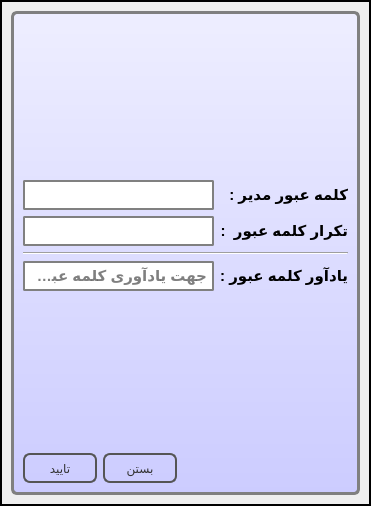
<?xml version="1.0" encoding="UTF-8"?>
<ui version="4.0">
 <class>LoginDialog</class>
 <widget class="QDialog" name="LoginDialog">
  <property name="geometry">
   <rect>
    <x>0</x>
    <y>0</y>
    <width>371</width>
    <height>506</height>
   </rect>
  </property>
  <property name="font">
   <font>
    <family>Tahoma</family>
   </font>
  </property>
  <property name="windowTitle">
   <string>ورود</string>
  </property>
  <property name="windowIcon">
   <iconset>
    <normaloff>:/icon/pic/dpm_app_icon.png</normaloff>:/icon/pic/dpm_app_icon.png</iconset>
  </property>
  <property name="layoutDirection">
   <enum>Qt::RightToLeft</enum>
  </property>
  <layout class="QGridLayout" name="gridLayout_3">
   <property name="leftMargin">
    <number>0</number>
   </property>
   <property name="topMargin">
    <number>0</number>
   </property>
   <property name="rightMargin">
    <number>0</number>
   </property>
   <property name="bottomMargin">
    <number>0</number>
   </property>
   <item row="0" column="0">
    <widget class="QFrame" name="frameBorder">
     <property name="styleSheet">
      <string notr="true">#frameBorder {
	border: 2px solid black;
}</string>
     </property>
     <property name="frameShape">
      <enum>QFrame::StyledPanel</enum>
     </property>
     <property name="frameShadow">
      <enum>QFrame::Raised</enum>
     </property>
     <layout class="QGridLayout" name="gridLayout_8">
      <item row="0" column="0">
       <widget class="QStackedWidget" name="stackedWidgetMain">
        <property name="styleSheet">
         <string notr="true">/* ------------------------------------- */
#frameLogin, #frameChangePass{
border: 3px solid gray;
border-radius: 6px;
background: QLinearGradient(x1: 0, y1: 0, x2: 0, y2: 1, stop: 0 #eef, stop: 1 #ccf);
}
/* ------------------------------------- */
QLabel {
font-weight: bold;
font-size: 15px;
}
/* ------------------------------------- */
QLineEdit, QComboBox {
padding: 3px;
border-style: solid;
border: 2px solid gray;
border-radius: 2px;
font-weight: bold;
font-size: 15px;
}
/* ------------------------------------- */
#cmbUsername{

}
/* ------------------------------------- */
QPushButton{
color: #333;
border: 2px solid #555;
border-radius: 7px;
padding: 5px;
background: qradialgradient(cx: 0.3, cy: -0.4,
fx: 0.3, fy: -0.4,
radius: 1.35, stop: 0 #fff, stop: 1 #888);
min-width: 60px;
}

QPushButton:hover {
background: qradialgradient(cx: 0.3, cy: -0.4,
fx: 0.3, fy: -0.4,
radius: 1.35, stop: 0 #fff, stop: 1 #bbb);
}

QPushButton:pressed {
background: qradialgradient(cx: 0.4, cy: -0.1,
fx: 0.4, fy: -0.1,
radius: 1.35, stop: 0 #fff, stop: 1 #ddd);
}
/* ------------------------------------- */

</string>
        </property>
        <property name="currentIndex">
         <number>1</number>
        </property>
        <widget class="QWidget" name="pageLogin">
         <layout class="QGridLayout" name="gridLayout">
          <property name="leftMargin">
           <number>0</number>
          </property>
          <property name="topMargin">
           <number>0</number>
          </property>
          <property name="rightMargin">
           <number>0</number>
          </property>
          <property name="bottomMargin">
           <number>0</number>
          </property>
          <item row="0" column="0">
           <widget class="QFrame" name="frameLogin">
            <property name="styleSheet">
             <string notr="true"/>
            </property>
            <property name="frameShape">
             <enum>QFrame::StyledPanel</enum>
            </property>
            <property name="frameShadow">
             <enum>QFrame::Raised</enum>
            </property>
            <layout class="QGridLayout" name="gridLayout_5">
             <item row="4" column="1">
              <layout class="QHBoxLayout" name="horizontalLayout">
               <item>
                <spacer name="horizontalSpacer">
                 <property name="orientation">
                  <enum>Qt::Horizontal</enum>
                 </property>
                 <property name="sizeHint" stdset="0">
                  <size>
                   <width>28</width>
                   <height>20</height>
                  </size>
                 </property>
                </spacer>
               </item>
               <item>
                <widget class="QPushButton" name="btnClose">
                 <property name="sizePolicy">
                  <sizepolicy hsizetype="Preferred" vsizetype="Maximum">
                   <horstretch>0</horstretch>
                   <verstretch>0</verstretch>
                  </sizepolicy>
                 </property>
                 <property name="minimumSize">
                  <size>
                   <width>74</width>
                   <height>30</height>
                  </size>
                 </property>
                 <property name="styleSheet">
                  <string notr="true"/>
                 </property>
                 <property name="text">
                  <string>بستن</string>
                 </property>
                 <property name="autoDefault">
                  <bool>false</bool>
                 </property>
                </widget>
               </item>
               <item>
                <widget class="QPushButton" name="btnLogIn">
                 <property name="sizePolicy">
                  <sizepolicy hsizetype="Preferred" vsizetype="Maximum">
                   <horstretch>0</horstretch>
                   <verstretch>0</verstretch>
                  </sizepolicy>
                 </property>
                 <property name="minimumSize">
                  <size>
                   <width>74</width>
                   <height>30</height>
                  </size>
                 </property>
                 <property name="text">
                  <string>ورود</string>
                 </property>
                 <property name="default">
                  <bool>true</bool>
                 </property>
                </widget>
               </item>
              </layout>
             </item>
             <item row="3" column="1">
              <widget class="QLineEdit" name="ledPassword">
               <property name="sizePolicy">
                <sizepolicy hsizetype="Expanding" vsizetype="Fixed">
                 <horstretch>0</horstretch>
                 <verstretch>0</verstretch>
                </sizepolicy>
               </property>
               <property name="contextMenuPolicy">
                <enum>Qt::PreventContextMenu</enum>
               </property>
               <property name="acceptDrops">
                <bool>false</bool>
               </property>
               <property name="echoMode">
                <enum>QLineEdit::Password</enum>
               </property>
              </widget>
             </item>
             <item row="2" column="0">
              <widget class="QLabel" name="lblUserName">
               <property name="maximumSize">
                <size>
                 <width>131</width>
                 <height>16777215</height>
                </size>
               </property>
               <property name="text">
                <string>نام کاربری :</string>
               </property>
              </widget>
             </item>
             <item row="0" column="0" colspan="2">
              <widget class="QStackedWidget" name="stackedWidgetLogo">
               <property name="autoFillBackground">
                <bool>false</bool>
               </property>
               <property name="currentIndex">
                <number>0</number>
               </property>
               <widget class="QWidget" name="pageNahadLogo">
                <layout class="QGridLayout" name="gridLayout_4">
                 <item row="0" column="0">
                  <widget class="QLabel" name="lblLogoNahad">
                   <property name="pixmap">
                    <pixmap resource="rc/rc.qrc">:/nahad-logo.png</pixmap>
                   </property>
                   <property name="alignment">
                    <set>Qt::AlignCenter</set>
                   </property>
                  </widget>
                 </item>
                </layout>
               </widget>
               <widget class="QWidget" name="pageUserLogo">
                <layout class="QGridLayout" name="gridLayout_2">
                 <item row="0" column="0">
                  <widget class="QLabel" name="lblLogoUser">
                   <property name="pixmap">
                    <pixmap resource="rc/rc.qrc">:/user-login.png</pixmap>
                   </property>
                   <property name="alignment">
                    <set>Qt::AlignCenter</set>
                   </property>
                  </widget>
                 </item>
                </layout>
               </widget>
              </widget>
             </item>
             <item row="3" column="0">
              <widget class="QLabel" name="lblPassword">
               <property name="maximumSize">
                <size>
                 <width>131</width>
                 <height>16777215</height>
                </size>
               </property>
               <property name="text">
                <string>کلمه عبور  :</string>
               </property>
              </widget>
             </item>
             <item row="2" column="1">
              <widget class="QComboBox" name="cmbUsername">
               <property name="layoutDirection">
                <enum>Qt::LeftToRight</enum>
               </property>
              </widget>
             </item>
            </layout>
           </widget>
          </item>
         </layout>
        </widget>
        <widget class="QWidget" name="pageChangePass">
         <layout class="QGridLayout" name="gridLayout_7">
          <property name="leftMargin">
           <number>0</number>
          </property>
          <property name="topMargin">
           <number>0</number>
          </property>
          <property name="rightMargin">
           <number>0</number>
          </property>
          <property name="bottomMargin">
           <number>0</number>
          </property>
          <item row="0" column="0">
           <widget class="QFrame" name="frameChangePass">
            <property name="styleSheet">
             <string notr="true"/>
            </property>
            <property name="frameShape">
             <enum>QFrame::StyledPanel</enum>
            </property>
            <property name="frameShadow">
             <enum>QFrame::Raised</enum>
            </property>
            <layout class="QGridLayout" name="gridLayout_6">
             <item row="3" column="0" colspan="2">
              <widget class="Line" name="line">
               <property name="orientation">
                <enum>Qt::Horizontal</enum>
               </property>
              </widget>
             </item>
             <item row="4" column="1">
              <widget class="QLineEdit" name="ledPassHint">
               <property name="sizePolicy">
                <sizepolicy hsizetype="Expanding" vsizetype="Fixed">
                 <horstretch>0</horstretch>
                 <verstretch>0</verstretch>
                </sizepolicy>
               </property>
               <property name="toolTip">
                <string>&lt;html&gt;&lt;head/&gt;&lt;body&gt;
&lt;p style=&quot;white-space: nowrap&quot;&gt;
&lt;span style=&quot; font-weight:600;&quot;&gt;از این آدرس جهت &lt;/span&gt;
&lt;span style=&quot; font-weight:600; color:#00ff00;&quot;&gt;بازیابی کلمه عبور&lt;/span&gt;&lt;span style=&quot; font-weight:600;&quot;&gt; در صورت &lt;/span&gt;&lt;span style=&quot; font-weight:600; color:#ff0000;&quot;&gt;فراموشی&lt;/span&gt;&lt;span style=&quot; font-weight:600;&quot;&gt; استفاده می‌شود&lt;/span&gt;
&lt;/p&gt;&lt;/body&gt;&lt;/html&gt;
</string>
               </property>
               <property name="text">
                <string/>
               </property>
               <property name="placeholderText">
                <string>جهت یادآوری کلمه عبور </string>
               </property>
              </widget>
             </item>
             <item row="1" column="0">
              <widget class="QLabel" name="lblA">
               <property name="maximumSize">
                <size>
                 <width>131</width>
                 <height>16777215</height>
                </size>
               </property>
               <property name="text">
                <string>کلمه عبور مدیر :</string>
               </property>
              </widget>
             </item>
             <item row="4" column="0">
              <widget class="QLabel" name="lblA_2">
               <property name="maximumSize">
                <size>
                 <width>131</width>
                 <height>16777215</height>
                </size>
               </property>
               <property name="text">
                <string>یادآور کلمه عبور :</string>
               </property>
              </widget>
             </item>
             <item row="2" column="0">
              <widget class="QLabel" name="lblB">
               <property name="maximumSize">
                <size>
                 <width>131</width>
                 <height>16777215</height>
                </size>
               </property>
               <property name="text">
                <string>تکرار کلمه عبور  :</string>
               </property>
              </widget>
             </item>
             <item row="5" column="1">
              <spacer name="verticalSpacer">
               <property name="orientation">
                <enum>Qt::Vertical</enum>
               </property>
               <property name="sizeHint" stdset="0">
                <size>
                 <width>20</width>
                 <height>139</height>
                </size>
               </property>
              </spacer>
             </item>
             <item row="1" column="1">
              <widget class="QLineEdit" name="ledNewPassword">
               <property name="sizePolicy">
                <sizepolicy hsizetype="Expanding" vsizetype="Fixed">
                 <horstretch>0</horstretch>
                 <verstretch>0</verstretch>
                </sizepolicy>
               </property>
               <property name="contextMenuPolicy">
                <enum>Qt::PreventContextMenu</enum>
               </property>
               <property name="acceptDrops">
                <bool>false</bool>
               </property>
               <property name="text">
                <string/>
               </property>
               <property name="echoMode">
                <enum>QLineEdit::Password</enum>
               </property>
              </widget>
             </item>
             <item row="2" column="1">
              <widget class="QLineEdit" name="ledNewPasswordAgain">
               <property name="sizePolicy">
                <sizepolicy hsizetype="Expanding" vsizetype="Fixed">
                 <horstretch>0</horstretch>
                 <verstretch>0</verstretch>
                </sizepolicy>
               </property>
               <property name="contextMenuPolicy">
                <enum>Qt::PreventContextMenu</enum>
               </property>
               <property name="acceptDrops">
                <bool>false</bool>
               </property>
               <property name="text">
                <string/>
               </property>
               <property name="echoMode">
                <enum>QLineEdit::Password</enum>
               </property>
              </widget>
             </item>
             <item row="6" column="1">
              <layout class="QHBoxLayout" name="horizontalLayout_2">
               <item>
                <spacer name="horizontalSpacer_2">
                 <property name="orientation">
                  <enum>Qt::Horizontal</enum>
                 </property>
                 <property name="sizeHint" stdset="0">
                  <size>
                   <width>28</width>
                   <height>20</height>
                  </size>
                 </property>
                </spacer>
               </item>
               <item>
                <widget class="QPushButton" name="btnCancelChangePassAndClose">
                 <property name="sizePolicy">
                  <sizepolicy hsizetype="Preferred" vsizetype="Maximum">
                   <horstretch>0</horstretch>
                   <verstretch>0</verstretch>
                  </sizepolicy>
                 </property>
                 <property name="minimumSize">
                  <size>
                   <width>74</width>
                   <height>30</height>
                  </size>
                 </property>
                 <property name="styleSheet">
                  <string notr="true"/>
                 </property>
                 <property name="text">
                  <string>بستن</string>
                 </property>
                 <property name="autoDefault">
                  <bool>false</bool>
                 </property>
                </widget>
               </item>
               <item>
                <widget class="QPushButton" name="btnOkSetPassAndLogIn">
                 <property name="sizePolicy">
                  <sizepolicy hsizetype="Preferred" vsizetype="Maximum">
                   <horstretch>0</horstretch>
                   <verstretch>0</verstretch>
                  </sizepolicy>
                 </property>
                 <property name="minimumSize">
                  <size>
                   <width>74</width>
                   <height>30</height>
                  </size>
                 </property>
                 <property name="text">
                  <string>تایید</string>
                 </property>
                 <property name="default">
                  <bool>true</bool>
                 </property>
                </widget>
               </item>
              </layout>
             </item>
             <item row="0" column="1">
              <spacer name="verticalSpacer_2">
               <property name="orientation">
                <enum>Qt::Vertical</enum>
               </property>
               <property name="sizeHint" stdset="0">
                <size>
                 <width>20</width>
                 <height>120</height>
                </size>
               </property>
              </spacer>
             </item>
            </layout>
           </widget>
          </item>
         </layout>
        </widget>
       </widget>
      </item>
     </layout>
    </widget>
   </item>
  </layout>
 </widget>
 <tabstops>
  <tabstop>ledPassword</tabstop>
  <tabstop>btnLogIn</tabstop>
  <tabstop>btnClose</tabstop>
  <tabstop>cmbUsername</tabstop>
  <tabstop>ledNewPassword</tabstop>
  <tabstop>ledNewPasswordAgain</tabstop>
  <tabstop>ledPassHint</tabstop>
  <tabstop>btnOkSetPassAndLogIn</tabstop>
  <tabstop>btnCancelChangePassAndClose</tabstop>
 </tabstops>
 <resources>
  <include location="rc/rc.qrc"/>
 </resources>
 <connections>
  <connection>
   <sender>ledPassword</sender>
   <signal>returnPressed()</signal>
   <receiver>btnLogIn</receiver>
   <slot>click()</slot>
   <hints>
    <hint type="sourcelabel">
     <x>102</x>
     <y>420</y>
    </hint>
    <hint type="destinationlabel">
     <x>59</x>
     <y>461</y>
    </hint>
   </hints>
  </connection>
 </connections>
</ui>
